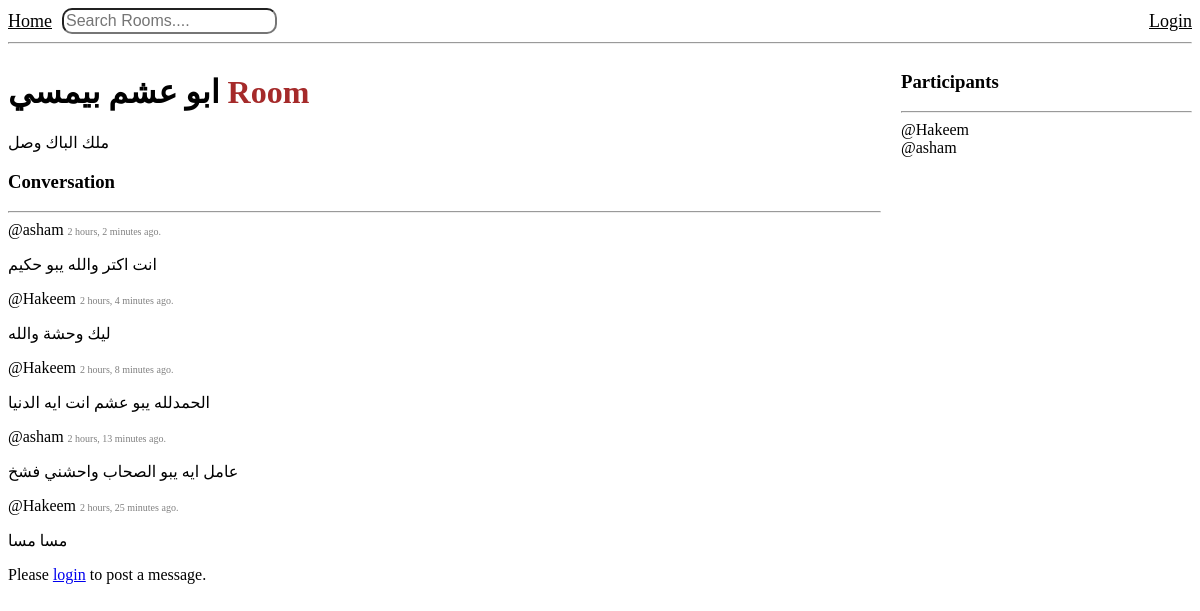
The page /room/6/ on the database as committed earlier.
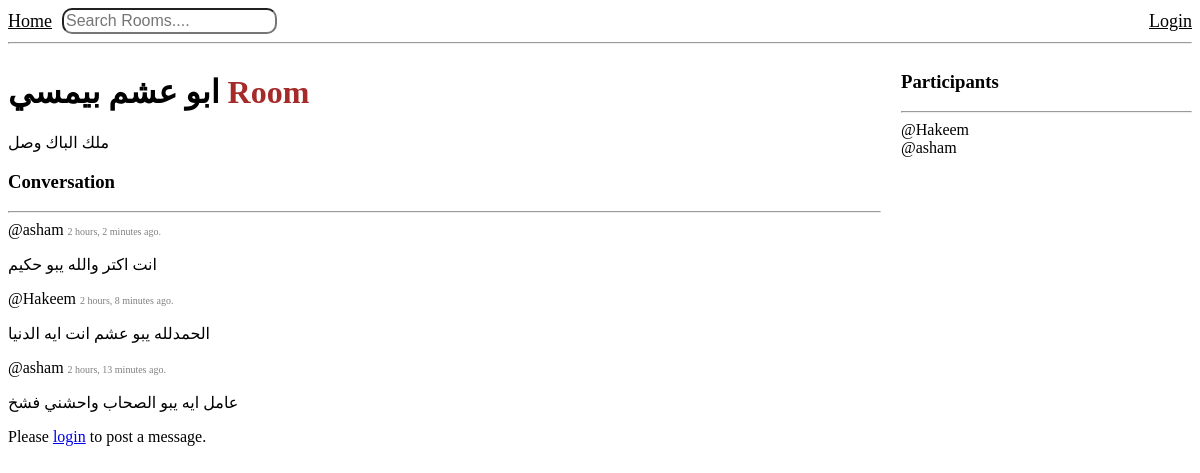
The same page on the database as committed later.
### base/models.py (models this page shows, shortened)
class Room(models.Model):
    host = models.ForeignKey(User, on_delete=models.SET_NULL, null=True)
    topic = models.ForeignKey(Topic, on_delete = models.SET_NULL, null = True)
    name = models.CharField(max_length=200)
    description = models.TextField(null = True, blank = True)
    participants = models.ManyToManyField(User, related_name='participants', blank=True)
    updated = models.DateTimeField(auto_now=True)
    created = models.DateTimeField(auto_now_add=True)
    class Meta:
        ordering = ['-updated', '-created']

class Message(models.Model):
    user = models.ForeignKey(User, on_delete=models.CASCADE)
    room = models.ForeignKey(Room, on_delete=models.CASCADE)
    body = models.TextField()
    updated = models.DateTimeField(auto_now=True)
    created = models.DateTimeField(auto_now_add=True)
    class Meta:
        ordering = ['-updated', '-created']

### base/views.py (the view, shortened to what this page needs)
# urls.py: path('room/<str:pk>/', views.room, name = "room"),
def room(request, pk):
    room = Room.objects.get(id=pk)
    room_messages = room.message_set.all().order_by('-created')
    participants = room.participants.all()
    context = {'room': room, 'room_messages':room_messages, 'participants': participants}
    return render(request, 'base/room.html', context)

### base/templates/base/room.html (shortened to what this page needs)
{% extends 'main.html' %}
{% block content %}
<div class="room-container">
    <div>
            <h1>
                {{room.name}} <span style="color: brown;"> Room</span>
            </h1>
            <p> {{ room.description }} </p>
                <h3>Conversation</h3>
                <hr>
            <div class="comments-section">
                {% for message in room_messages %}
                    <div class="message">
                        <span>@{{message.user.username}}</span>
                        <span style="font-size: 10px; color: gray;">{{message.created|timesince}} ago.</span>
                        <p> {{message.body}}</p>
                    </div>
                {% empty %}
                    <p>No messages yet. Be the first to message!</p>
                {% endfor %}
            </div>
            <div class="comment-form">
                {% if user.is_authenticated %}
                    <form method="POST" action="">
                        {% csrf_token %}
                        <input type="text" name="body" placeholder="Write your message here..." required>
                    </form>
                {% else %}
                    <p>Please <a href="{% url 'Login' %}">login</a> to post a message.</p>
                {% endif %}
            </div>
    </div>
    <div>
        <h3>Participants</h3>
        <hr>
        {% for user in participants %}
            <div>
                <span>@{{user.username}}</span>
            </div>
        {% empty %}
            <p>No participants yet.</p>
        {% endfor %}
    </div>
</div>
{% endblock %}

### templates/main.html (shortened to what this page needs)
<!DOCTYPE html>
<html lang="en">
<head>
</head>
<body>
    {% include 'navbar.html' %}
    {% block content %}
    {% endblock %}
</body>
</html>

### templates/navbar.html (shortened to what this page needs)
<nav class="navbar">
    <div style="display: flex; justify-content: space-between; align-items: center; width: 100%;">
        <div style="display: flex; align-items: center; gap: 10px;">
            <a href="{% url 'home' %}" style="font-size: large;  color:black;">Home</a>
            <form method="GET" action="{% url 'home' %}">
                <input type="text" placeholder="Search Rooms...." name="q" style="font-size: medium; border-radius: 10px; padding: 2px;">
            </form>
        </div>
        <div style="display: flex; align-items: center; gap: 10px;">
            {% if request.user.is_authenticated %}
                <a href="" style="font-size: large; color:brown;">{{request.user.username}}</a>
                <a href="{% url 'Logout' %}" style="font-size: large;  color:black;">Logout</a>
            {% else %}
                <a href="{% url 'Login' %}" style="font-size: large; color:black;">Login</a>
            {% endif %}
        </div>
    </div>
</nav>
<hr>

### base/templates/base/room.html (style rules this page uses)
.room-container { display: grid; grid-template-columns: 3fr 1fr; gap: 20px; }

Rows that differ between the two databases and show on the page:
removed Message: user.username "Hakeem", created "2 hours, 4 minutes", body "ليك وحشة والله"
removed Message: user.username "Hakeem", created "2 hours, 25 minutes", body "مسا مسا"
